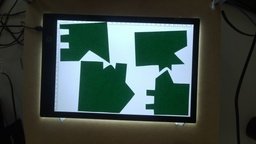
#> input picture images/new/test.jpg, 256 x 144 px, shrunk from 4608 x 2592 before the run
$ python __main__.py ../../../images/new/test.jpg out.png out.png
#> lines starting #> are read from the running program, lines starting #| are printed output that depends on the picture; after the words box and inside, x2 and y2 are one past the last pixel; in counts of white or black regions, pixels touching at a corner belong together
### solver-v2/version-v2/puzzle_analyzer_v2/core.py
"""Core puzzle piece detection and analysis."""

import cv2
import numpy as np
import json
import os
from pathlib import Path
from datetime import datetime
from puzzle_analyzer_v2.svg_visualizer import SVGVisualizer
from puzzle_analyzer_v2.svg_smoother import SVGSmoother
from puzzle_analyzer_v2.svg_corner_drawer import SVGCornerDrawer


class PuzzleAnalyzer:
    """Detects and analyzes puzzle pieces in an image."""

    def __init__(self, image_path: str, temp_dir: str = None, strictness: str = 'ultra_strict_minus', debug: bool = False):
        """
        Initialize analyzer with image path.

        Args:
            image_path: Path to puzzle image
            temp_dir: Temporary directory for results (auto-generated if None)
            strictness: Strictness level for straight edge detection
            debug: Enable debug logging for corner detection
        """
        self.image_path = image_path
        self.image = cv2.imread(image_path)
        if self.image is None:
            raise ValueError(f"Could not load image at {image_path}")

        self.height, self.width = self.image.shape[:2]
        self.output_image = self.image.copy()
        self.contours = []
        self.pieces = []
        self.smoothed_svg_path = None  # Path to smoothed SVG
        self.corners_list = []  # Store corner detection results from smoothed SVG
        self.strictness = strictness  # Store strictness level
        self.debug = debug  # Store debug flag

        # Setup temp directory
        if temp_dir is None:
            temp_dir = self._create_temp_directory()
        self.temp_dir = temp_dir
        os.makedirs(temp_dir, exist_ok=True)

    # [15 lines left out: function _create_temp_directory, not called in this run]

    def detect_pieces(self, min_area: int = 500) -> list:
        """
        Detect puzzle pieces in the image.

        Args:
            min_area: Minimum contour area to consider as valid piece

        Returns:
            List of detected contours
        """
        # Preprocessing
        gray = cv2.cvtColor(self.image, cv2.COLOR_BGR2GRAY)
        blur = cv2.GaussianBlur(gray, (5, 5), 0)

        # Automatic background detection
        border_brightness = self._detect_background_brightness(gray)

        # Apply thresholding based on background
        if border_brightness > 127:
            _, thresh = cv2.threshold(blur, 0, 255,
                                      cv2.THRESH_BINARY_INV + cv2.THRESH_OTSU)
            print(f"Light background detected (brightness: {border_brightness:.1f})")
        else:
            _, thresh = cv2.threshold(blur, 0, 255,
                                      cv2.THRESH_BINARY + cv2.THRESH_OTSU)
            print(f"Dark background detected (brightness: {border_brightness:.1f})")

        # Morphological operations to clean up noise
        kernel = np.ones((3, 3), np.uint8)
        thresh = cv2.morphologyEx(thresh, cv2.MORPH_CLOSE, kernel, iterations=2)
        thresh = cv2.morphologyEx(thresh, cv2.MORPH_OPEN, kernel)

        # Find contours
        contours, _ = cv2.findContours(thresh.copy(), cv2.RETR_EXTERNAL,
                                       cv2.CHAIN_APPROX_SIMPLE)

        # Filter by area
        self.contours = [c for c in contours if cv2.contourArea(c) >= min_area]

        print(f"Found {len(contours)} total contours, {len(self.contours)} valid pieces")

        return self.contours

    def draw_pieces_with_green_marks(self) -> np.ndarray:
        """
        Draw detected pieces on output image with green marks at centroids.

        Returns:
            Image with drawn pieces and centroid marks
        """
        for idx, contour in enumerate(self.contours):
            # Draw contour outline in blue
            cv2.drawContours(self.output_image, [contour], 0, (255, 0, 0), 2)

            # Draw filled contour with transparency
            overlay = self.output_image.copy()
            cv2.drawContours(overlay, [contour], 0, (200, 255, 200), -1)
            cv2.addWeighted(overlay, 0.2, self.output_image, 0.8, 0, self.output_image)

            # Calculate and mark centroid with green circle
            moments = cv2.moments(contour)
            if moments['m00'] != 0:
                cx = int(moments['m10'] / moments['m00'])
                cy = int(moments['m01'] / moments['m00'])

                # Draw green circle at centroid
                cv2.circle(self.output_image, (cx, cy), 8, (0, 255, 0), -1)
                cv2.circle(self.output_image, (cx, cy), 10, (0, 255, 0), 2)

                # Add piece label
                cv2.putText(self.output_image, f"{idx}", (cx - 10, cy + 25),
                           cv2.FONT_HERSHEY_SIMPLEX, 0.6, (0, 0, 0), 2)

        return self.output_image

    def save_output_image(self, filename: str = "output.png"):
        """
        Save the output image with green marks.

        Args:
            filename: Filename to save (saved in temp directory)
        """
        output_path = os.path.join(self.temp_dir, filename)
        cv2.imwrite(output_path, self.output_image)
        print(f"Output image saved to: {output_path}")
        return output_path

    def generate_smoothed_svg(self, filename: str = "pieces_smoothed.svg"):
        """
        Generate smoothed SVG visualization of detected pieces.
        This becomes the primary SVG for all further processing.

        Args:
            filename: Filename to save (saved in temp directory)
        """
        # Create temporary unsmoothed SVG
        temp_svg = os.path.join(self.temp_dir, "_temp_pieces.svg")
        SVGVisualizer.create_svg_from_contours(
            self.contours,
            self.image.shape,
            filename=temp_svg
        )

        # Smooth it
        output_path = os.path.join(self.temp_dir, filename)
        SVGSmoother.smooth_svg_file(temp_svg, output_path)

        # Remove temporary unsmoothed SVG
        os.remove(temp_svg)

        # Store path for later use
        self.smoothed_svg_path = output_path

        return output_path

    def generate_svg_with_corners(self, filename: str = "pieces_with_corners.svg"):
        """
        Add corner markings to the smoothed SVG.
        Uses the smoothed SVG as input (most accurate representation).

        Args:
            filename: Filename to save (saved in temp directory)
        """
        if self.smoothed_svg_path is None:
            print("Error: Smoothed SVG not generated yet")
            return None

        output_path = os.path.join(self.temp_dir, filename)

        # Detect corners from smoothed SVG and draw them
        corners_list = SVGCornerDrawer.add_corners_to_smoothed_svg(
            self.smoothed_svg_path,
            output_path,
            strictness=self.strictness,
            debug=self.debug
        )

        # Store corners info for later use
        self.corners_list = corners_list

        return output_path

    def save_analysis_data(self, filename: str = "analysis_data.json"):
        """
        Save analysis data as JSON including corner information.

        Args:
            filename: Filename to save (saved in temp directory)
        """
        output_path = os.path.join(self.temp_dir, filename)
        pieces_info = self.get_piece_info()

        data = {
            'timestamp': datetime.now().isoformat(),
            'image_path': self.image_path,
            'image_width': self.width,
            'image_height': self.height,
            'num_pieces': len(pieces_info),
            'pieces': []
        }

        for idx, info in enumerate(pieces_info):
            piece_data = {
                'id': info['id'],
                'area': float(info['area']),
                'perimeter': float(info['perimeter']),
                'centroid': {
                    'x': float(info['centroid'][0]),
                    'y': float(info['centroid'][1])
                }
            }

            # Add corner information if available
            if self.corners_list and idx < len(self.corners_list) and self.corners_list[idx]:
                corners_info = self.corners_list[idx]
                piece_data['corners'] = {
                    'total': corners_info.get('total', 0),
                    'outer_count': len(corners_info.get('outer_corners', [])),
                    'inner_count': len(corners_info.get('inner_corners', []))
                }

            data['pieces'].append(piece_data)

        with open(output_path, 'w') as f:
            json.dump(data, f, indent=2)

        print(f"Analysis data saved to: {output_path}")
        return output_path

    def _detect_background_brightness(self, gray: np.ndarray) -> float:
        """
        Detect background brightness by sampling border pixels.

        Args:
            gray: Grayscale image

        Returns:
            Median brightness of border pixels
        """
        h, w = gray.shape
        border_width = min(30, min(h, w) // 10)
        border_pixels = np.concatenate([
            gray[0:border_width, :].flatten(),
            gray[-border_width:, :].flatten(),
            gray[:, 0:border_width].flatten(),
            gray[:, -border_width:].flatten()
        ])
        return np.median(border_pixels)

    def get_piece_info(self) -> list:
        """
        Get information about detected pieces.

        Returns:
            List of dicts with piece info
        """
        pieces_info = []
        for idx, contour in enumerate(self.contours):
            area = cv2.contourArea(contour)
            perimeter = cv2.arcLength(contour, True)
            moments = cv2.moments(contour)

            if moments['m00'] != 0:
                cx = int(moments['m10'] / moments['m00'])
                cy = int(moments['m01'] / moments['m00'])
            else:
                cx, cy = 0, 0

            pieces_info.append({
                'id': idx,
                'area': area,
                'perimeter': perimeter,
                'centroid': (cx, cy),
                'contour': contour
            })

        return pieces_info


def analyze_puzzle(image_path: str, temp_dir: str = None, strictness: str = 'ultra_strict_minus', debug: bool = False, target_frame_corners: int = 4):
    """
    Main entry point: detect puzzle pieces and generate visualizations.
    Automatically retries with different strictness levels until target frame corners are found.

    Args:
        image_path: Path to puzzle image
        temp_dir: Temporary directory for results (auto-generated if None)
        strictness: Initial strictness level for straight edge detection
                   (default: 'ultra_strict_minus' - optimal for puzzle pieces)
                   Options: 'ultra_loose', 'loose', 'balanced', 'strict', 'strict_plus',
                            'strict_ultra', 'ultra_strict_minus', 'ultra_strict'
        debug: Enable debug logging for corner detection
        target_frame_corners: Target number of frame corners to find (default: 4)

    Returns:
        PuzzleAnalyzer instance
    """
    print(f"Analyzing puzzle image: {image_path}")
    print(f"Target frame corners: {target_frame_corners}")
    if debug:
        print("Debug logging: ENABLED")

    analyzer = PuzzleAnalyzer(image_path, temp_dir=temp_dir, strictness=strictness, debug=debug)
#> in __init__, self.image is the input picture: shape (144, 256, 3); mean B, G, R 65.6, 72.6, 58.7
    print(f"Results will be saved to: {analyzer.temp_dir}\n")

    # Detect pieces
    analyzer.detect_pieces(min_area=500)
#> in detect_pieces, `gray = cv2.cvtColor(self.image, cv2.COLOR_BGR2GRAY)`:
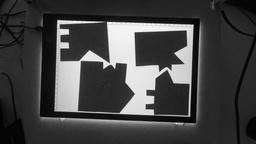
#> gray: shape (144, 256); min 0, max 249, mean 67.6
#> in detect_pieces, `blur = cv2.GaussianBlur(gray, (5, 5), 0)`:
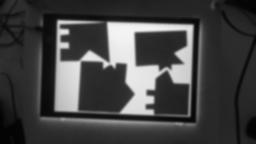
#> blur: shape (144, 256); min 3, max 243, mean 67.6
#> in _detect_background_brightness, `border_pixels = np.concatenate([ gray[0:border_width, :].flatten(), gr..`: border_pixels = 11200 values, max 89 at index 2004, min 1 at index 3294, mean 33.3
#> in detect_pieces, `border_brightness = self._detect_background_brightness(gray)`: border_brightness = 37
#> in detect_pieces, `_, thresh = cv2.threshold(blur, 0, 255, cv2.THRESH_BINARY + cv2.THRESH..`:
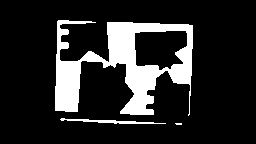
#> thresh: shape (144, 256); 15.8% white; 3 white regions (1 under 20 px), largest, box (x1, y1, x2, y2) and area: (55, 20, 193, 116) 5580, (60, 118, 166, 124) 244
#| Dark background detected (brightness: 37.0)
#> in detect_pieces, `thresh = cv2.morphologyEx(thresh, cv2.MORPH_CLOSE, kernel, iterations=2)`:
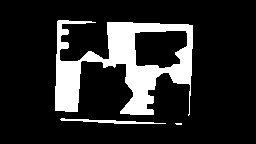
#> thresh: shape (144, 256); 16% white; 3 white regions (1 under 20 px), largest, box (x1, y1, x2, y2) and area: (55, 20, 193, 116) 5636, (60, 118, 166, 124) 249
#> in detect_pieces, `thresh = cv2.morphologyEx(thresh, cv2.MORPH_OPEN, kernel)`:
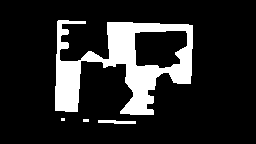
#> thresh: shape (144, 256); 15.5% white; 4 white regions (2 under 20 px)
#> in detect_pieces, `contours, _ = cv2.findContours(thresh.copy(), cv2.RETR_EXTERNAL, cv2.C..`: contours = 4 contours, 2 with area under 20; largest, box (x1, y1, x2, y2) and area: (55, 20, 193, 115) 6809, (98, 120, 136, 124) 76
#> in detect_pieces, `self.contours = [c for c in contours if cv2.contourArea(c) >= min_area]`: self.contours = 1 contour; box (x1, y1, x2, y2) and area: (55, 20, 193, 115) 6809
#> (the rest of the program and of its run is left out)
